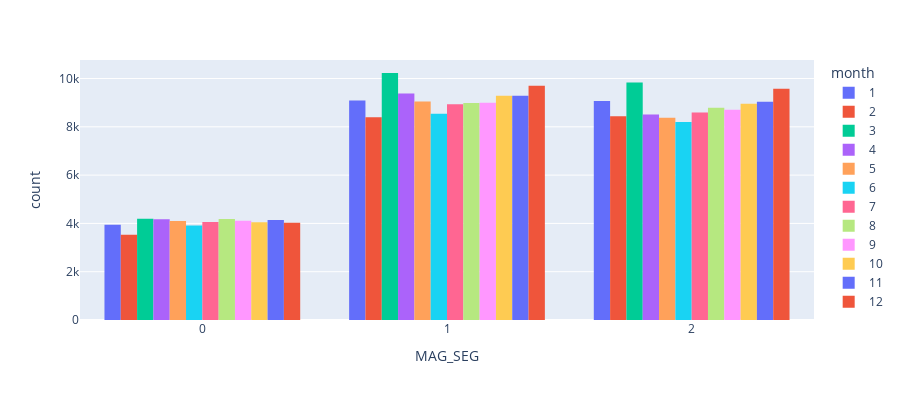

The cell this chart's notebook holds for it:
### Code cell
# Histogram groupby monthly
histogram_monthly(df, date_off_set=False, bool_mag_seg=True)

### Figure 1 — Plotly figure (JSON) as saved in the notebook; plotly's stock layout.template omitted (floating-point values rounded to 4 significant figures; data arrays with more than 128 entries replaced by an {"elided": "..."} marker saying what was removed)
{"data": [{"alignmentgroup": "True", "bingroup": "x", "hovertemplate": "month=1<br>MAG_SEG=%{x}<br>count=%{y}<extra></extra>", "legendgroup": "1", "marker": {"color": "#636efa", "pattern": {"shape": ""}}, "name": "1", "offsetgroup": "1", "orientation": "v", "showlegend": true, "type": "histogram", "x": {"elided": "22114 int values"}, "xaxis": "x", "yaxis": "y"}, {"alignmentgroup": "True", "bingroup": "x", "hovertemplate": "month=2<br>MAG_SEG=%{x}<br>count=%{y}<extra></extra>", "legendgroup": "2", "marker": {"color": "#EF553B", "pattern": {"shape": ""}}, "name": "2", "offsetgroup": "2", "orientation": "v", "showlegend": true, "type": "histogram", "x": {"elided": "20367 int values"}, "xaxis": "x", "yaxis": "y"}, {"alignmentgroup": "True", "bingroup": "x", "hovertemplate": "month=3<br>MAG_SEG=%{x}<br>count=%{y}<extra></extra>", "legendgroup": "3", "marker": {"color": "#00cc96", "pattern": {"shape": ""}}, "name": "3", "offsetgroup": "3", "orientation": "v", "showlegend": true, "type": "histogram", "x": {"elided": "24258 int values"}, "xaxis": "x", "yaxis": "y"}, {"alignmentgroup": "True", "bingroup": "x", "hovertemplate": "month=4<br>MAG_SEG=%{x}<br>count=%{y}<extra></extra>", "legendgroup": "4", "marker": {"color": "#ab63fa", "pattern": {"shape": ""}}, "name": "4", "offsetgroup": "4", "orientation": "v", "showlegend": true, "type": "histogram", "x": {"elided": "22056 int values"}, "xaxis": "x", "yaxis": "y"}, {"alignmentgroup": "True", "bingroup": "x", "hovertemplate": "month=5<br>MAG_SEG=%{x}<br>count=%{y}<extra></extra>", "legendgroup": "5", "marker": {"color": "#FFA15A", "pattern": {"shape": ""}}, "name": "5", "offsetgroup": "5", "orientation": "v", "showlegend": true, "type": "histogram", "x": {"elided": "21528 int values"}, "xaxis": "x", "yaxis": "y"}, {"alignmentgroup": "True", "bingroup": "x", "hovertemplate": "month=6<br>MAG_SEG=%{x}<br>count=%{y}<extra></extra>", "legendgroup": "6", "marker": {"color": "#19d3f3", "pattern": {"shape": ""}}, "name": "6", "offsetgroup": "6", "orientation": "v", "showlegend": true, "type": "histogram", "x": {"elided": "20656 int values"}, "xaxis": "x", "yaxis": "y"}, {"alignmentgroup": "True", "bingroup": "x", "hovertemplate": "month=7<br>MAG_SEG=%{x}<br>count=%{y}<extra></extra>", "legendgroup": "7", "marker": {"color": "#FF6692", "pattern": {"shape": ""}}, "name": "7", "offsetgroup": "7", "orientation": "v", "showlegend": true, "type": "histogram", "x": {"elided": "21579 int values"}, "xaxis": "x", "yaxis": "y"}, {"alignmentgroup": "True", "bingroup": "x", "hovertemplate": "month=8<br>MAG_SEG=%{x}<br>count=%{y}<extra></extra>", "legendgroup": "8", "marker": {"color": "#B6E880", "pattern": {"shape": ""}}, "name": "8", "offsetgroup": "8", "orientation": "v", "showlegend": true, "type": "histogram", "x": {"elided": "21952 int values"}, "xaxis": "x", "yaxis": "y"}, {"alignmentgroup": "True", "bingroup": "x", "hovertemplate": "month=9<br>MAG_SEG=%{x}<br>count=%{y}<extra></extra>", "legendgroup": "9", "marker": {"color": "#FF97FF", "pattern": {"shape": ""}}, "name": "9", "offsetgroup": "9", "orientation": "v", "showlegend": true, "type": "histogram", "x": {"elided": "21809 int values"}, "xaxis": "x", "yaxis": "y"}, {"alignmentgroup": "True", "bingroup": "x", "hovertemplate": "month=10<br>MAG_SEG=%{x}<br>count=%{y}<extra></extra>", "legendgroup": "10", "marker": {"color": "#FECB52", "pattern": {"shape": ""}}, "name": "10", "offsetgroup": "10", "orientation": "v", "showlegend": true, "type": "histogram", "x": {"elided": "22291 int values"}, "xaxis": "x", "yaxis": "y"}, {"alignmentgroup": "True", "bingroup": "x", "hovertemplate": "month=11<br>MAG_SEG=%{x}<br>count=%{y}<extra></extra>", "legendgroup": "11", "marker": {"color": "#636efa", "pattern": {"shape": ""}}, "name": "11", "offsetgroup": "11", "orientation": "v", "showlegend": true, "type": "histogram", "x": {"elided": "22470 int values"}, "xaxis": "x", "yaxis": "y"}, {"alignmentgroup": "True", "bingroup": "x", "hovertemplate": "month=12<br>MAG_SEG=%{x}<br>count=%{y}<extra></extra>", "legendgroup": "12", "marker": {"color": "#EF553B", "pattern": {"shape": ""}}, "name": "12", "offsetgroup": "12", "orientation": "v", "showlegend": true, "type": "histogram", "x": {"elided": "23309 int values"}, "xaxis": "x", "yaxis": "y"}], "layout": {"barmode": "group", "height": 400, "legend": {"title": {"text": "month"}, "tracegroupgap": 0}, "margin": {"t": 60}, "xaxis": {"anchor": "y", "domain": [0, 1], "title": {"text": "MAG_SEG"}}, "yaxis": {"anchor": "x", "domain": [0, 1], "title": {"text": "count"}}}}
